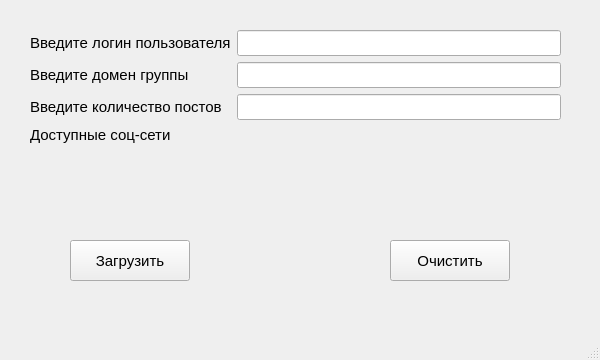
<?xml version="1.0" encoding="UTF-8"?>
<ui version="4.0">
 <class>MainWindow</class>
 <widget class="QMainWindow" name="MainWindow">
  <property name="geometry">
   <rect>
    <x>0</x>
    <y>0</y>
    <width>600</width>
    <height>360</height>
   </rect>
  </property>
  <property name="maximumSize">
   <size>
    <width>1200</width>
    <height>720</height>
   </size>
  </property>
  <property name="windowTitle">
   <string>MainWindow</string>
  </property>
  <widget class="QWidget" name="centralwidget">
   <widget class="QPushButton" name="DownloadButton">
    <property name="geometry">
     <rect>
      <x>70</x>
      <y>240</y>
      <width>120</width>
      <height>41</height>
     </rect>
    </property>
    <property name="font">
     <font>
      <pointsize>11</pointsize>
     </font>
    </property>
    <property name="text">
     <string>Загрузить</string>
    </property>
   </widget>
   <widget class="QWidget" name="layoutWidget">
    <property name="geometry">
     <rect>
      <x>30</x>
      <y>30</y>
      <width>531</width>
      <height>161</height>
     </rect>
    </property>
    <layout class="QFormLayout" name="formLayout">
     <item row="0" column="0">
      <widget class="QLabel" name="label_11">
       <property name="font">
        <font>
         <pointsize>11</pointsize>
        </font>
       </property>
       <property name="text">
        <string>Введите логин пользователя</string>
       </property>
      </widget>
     </item>
     <item row="0" column="1">
      <widget class="QLineEdit" name="line_login">
       <property name="font">
        <font>
         <pointsize>11</pointsize>
        </font>
       </property>
       <property name="alignment">
        <set>Qt::AlignCenter</set>
       </property>
      </widget>
     </item>
     <item row="1" column="0">
      <widget class="QLabel" name="label_7">
       <property name="font">
        <font>
         <pointsize>11</pointsize>
        </font>
       </property>
       <property name="text">
        <string>Введите домен группы</string>
       </property>
      </widget>
     </item>
     <item row="1" column="1">
      <widget class="QLineEdit" name="line_domen">
       <property name="font">
        <font>
         <pointsize>11</pointsize>
        </font>
       </property>
       <property name="alignment">
        <set>Qt::AlignCenter</set>
       </property>
      </widget>
     </item>
     <item row="2" column="0">
      <widget class="QLabel" name="label_8">
       <property name="font">
        <font>
         <pointsize>11</pointsize>
        </font>
       </property>
       <property name="text">
        <string>Введите количество постов</string>
       </property>
      </widget>
     </item>
     <item row="2" column="1">
      <widget class="QLineEdit" name="line_count">
       <property name="font">
        <font>
         <pointsize>11</pointsize>
        </font>
       </property>
       <property name="layoutDirection">
        <enum>Qt::LeftToRight</enum>
       </property>
       <property name="alignment">
        <set>Qt::AlignCenter</set>
       </property>
      </widget>
     </item>
     <item row="3" column="0">
      <widget class="QLabel" name="label">
       <property name="font">
        <font>
         <pointsize>11</pointsize>
        </font>
       </property>
       <property name="text">
        <string>Доступные соц-сети</string>
       </property>
      </widget>
     </item>
    </layout>
   </widget>
   <widget class="QPushButton" name="DeletePhotos">
    <property name="geometry">
     <rect>
      <x>390</x>
      <y>240</y>
      <width>120</width>
      <height>41</height>
     </rect>
    </property>
    <property name="font">
     <font>
      <pointsize>11</pointsize>
     </font>
    </property>
    <property name="text">
     <string>Очистить</string>
    </property>
   </widget>
  </widget>
  <widget class="QMenuBar" name="menubar">
   <property name="geometry">
    <rect>
     <x>0</x>
     <y>0</y>
     <width>600</width>
     <height>26</height>
    </rect>
   </property>
  </widget>
  <widget class="QStatusBar" name="statusbar"/>
 </widget>
 <resources/>
 <connections/>
</ui>
